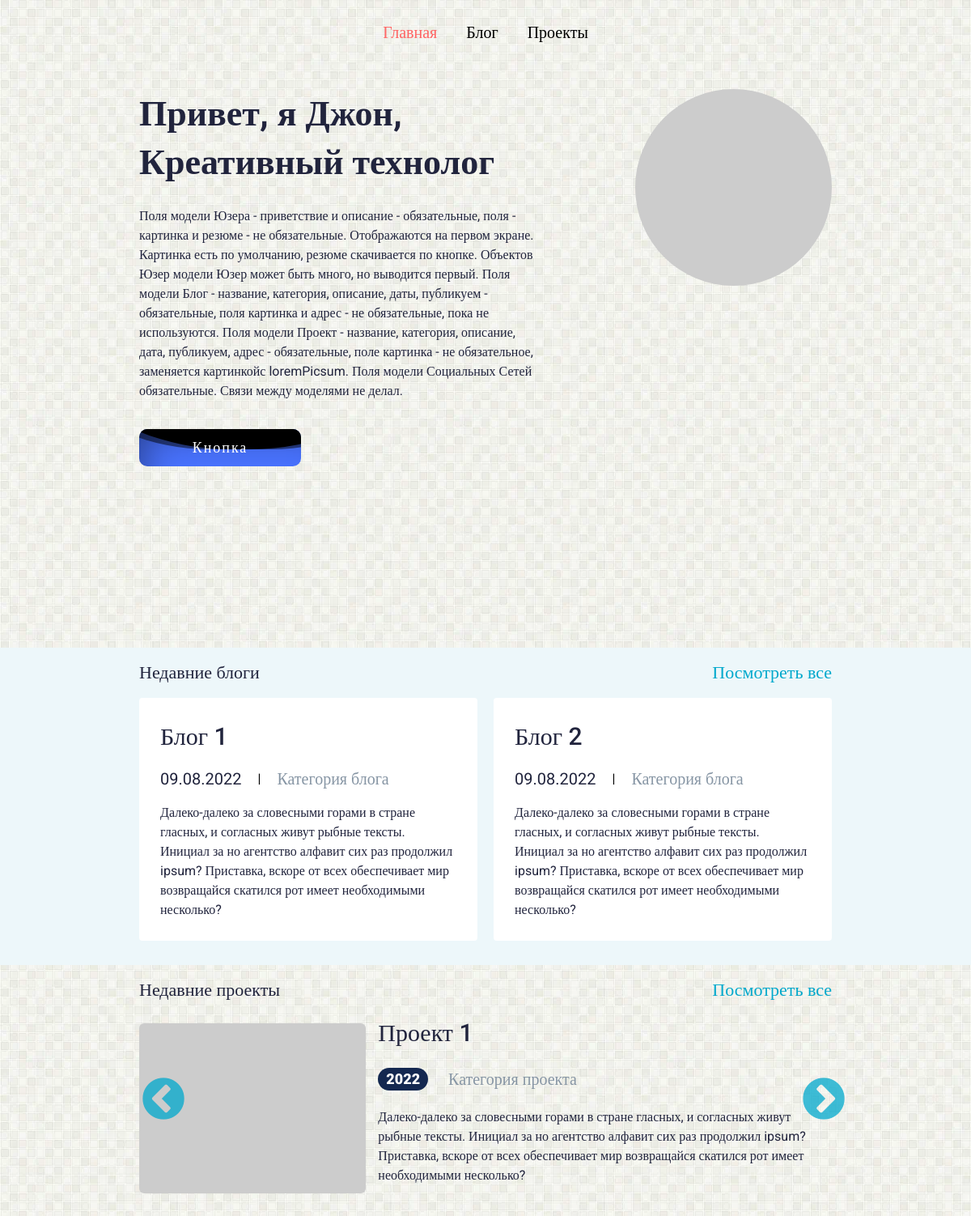
Before: / with the older database file.
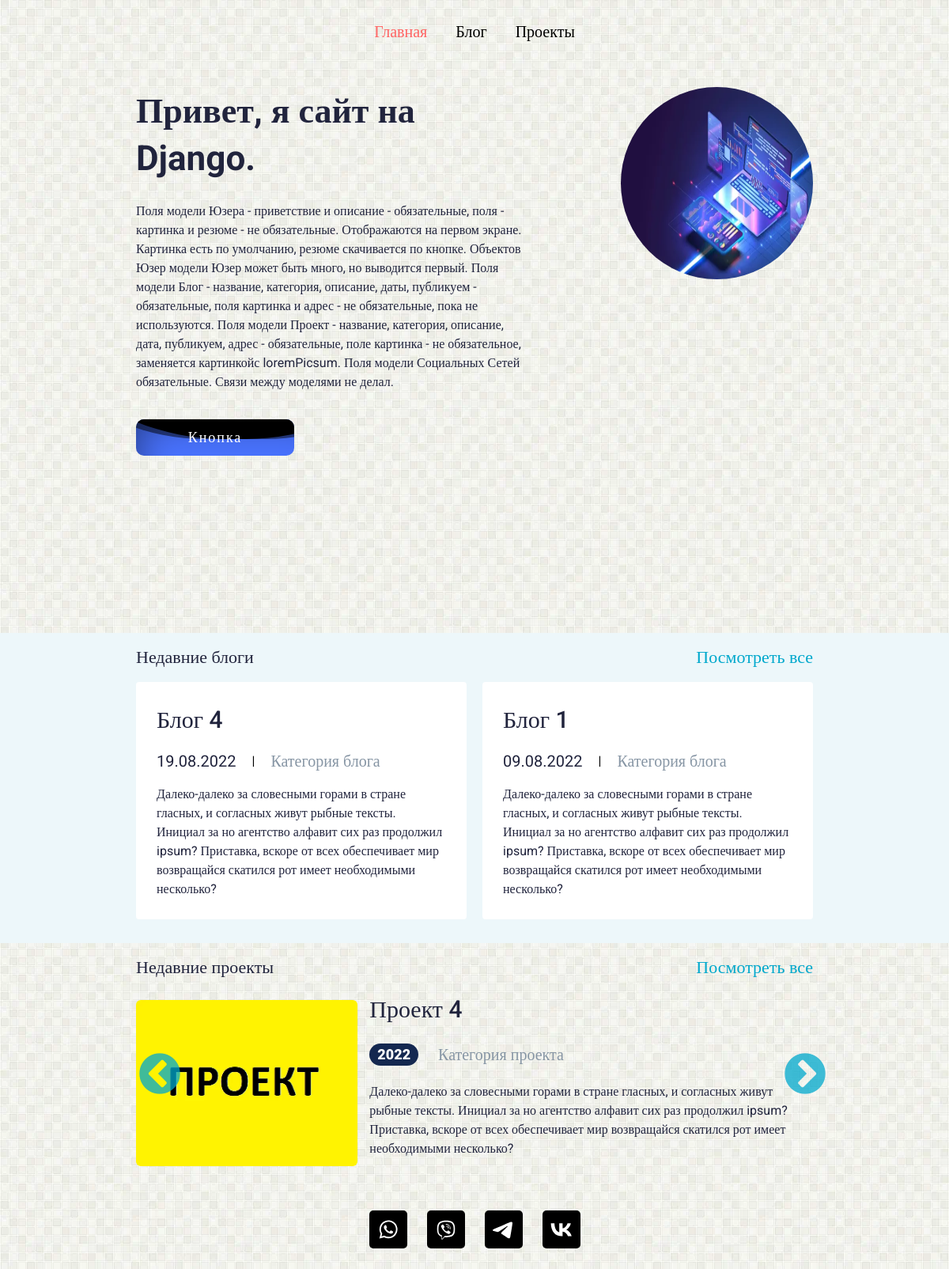
After: the same page with the newer database file.
### JohnWebSite/models.py (models this page shows, shortened)
class ExtUser(models.Model):
    objects = None
    class Meta:
        verbose_name = 'Юзер'
        verbose_name_plural = 'Юзер'
    helloExtUser = models.CharField(verbose_name='Приветствие на первом экране', max_length=255)
    descriptionExtUser = models.TextField(verbose_name='Описание на первом экране', max_length=1000)
    pictureExtUser = models.FileField(verbose_name='Картинка на первом экране', upload_to='JohnWebSite/img/user',
                                      null=True, blank=True)
    resumeExtUser = models.FileField(verbose_name='Файл резюме', upload_to='JohnWebSite/resume', null=True, blank=True)

class Blog(models.Model):
    objects = None
    class Meta:
        verbose_name = 'Блог'
        verbose_name_plural = 'Блоги'
        ordering = ['-createdBlog']
    titleBlog = models.CharField(verbose_name='Название блога', max_length=100)
    subtitleBlog = models.CharField(verbose_name='Категория? блога', max_length=100)
    descriptionBlog = models.TextField(verbose_name='Описание блога')
    createdBlog = models.DateField(verbose_name='Дата создания', auto_now_add=True)
    changedBlog = models.DateField(verbose_name='Дата последнего измения', auto_now=True)
    activeBlog = models.BooleanField(verbose_name='Публикуем?', default=True)
    pictureBlog = models.FileField(verbose_name='Картинка блога', upload_to='JohnWebSite/img/blog', blank=True)
    linkBlog = models.URLField(verbose_name='Адрес блога в интернете', max_length=255, blank=True)

class Project(models.Model):
    objects = None
    class Meta:
        verbose_name = 'Проект'
        verbose_name_plural = 'Проекты'
        ordering = ['-createdProject']
    titleProject = models.CharField(verbose_name='Название проекта', max_length=100)
    subtitleProject = models.CharField(verbose_name='Категория? проекта', max_length=100)
    descriptionProject = models.TextField(verbose_name='Описание проекта')
    createdProject = models.DateField(verbose_name='Дата создания', auto_now_add=True)
    activeProject = models.BooleanField(verbose_name='Публикуем?', default=True)
    pictureProject = models.FileField(verbose_name='Картинка проекта', upload_to='JohnWebSite/img/project', blank=True)
    linkProject = models.URLField(verbose_name='Адрес проекта в интернете', max_length=255, unique=True)

class Social(models.Model):
    objects = None
    class Meta:
        verbose_name = 'Социальная сеть'
        verbose_name_plural = 'Социальные сети'
    titleSocial = models.CharField(verbose_name='Название социальной сети', max_length=100)
    pictureSocial = models.FileField(verbose_name='Картинка социальной сети', upload_to='JohnWebSite/img/social')
    linkSocial = models.URLField(verbose_name='Ссылка на социальную сеть', max_length=255, unique=True)

### JohnWebSite/views.py (the view)
# urls.py: path('', showHome, name='home'),
def showHome(request):
    extUser = ExtUser.objects.first()
    socials = Social.objects.all()
    blogs = Blog.objects.filter(activeBlog=True)[:2]
    projects = Project.objects.filter(activeProject=True)[:3]
    return render(request, 'JohnWebSite/home.html',
                  {'link': 1, 'extUser': extUser, 'blogs': blogs, 'projects': projects, 'socials': socials, })

### JohnWebSite/templates/JohnWebSite/home.html
{% extends 'JohnWebSite/index.html' %}
{% load static %}
{% block section %}
<div class="first">
	<div class="__container">
		<section class="hi">
			<div class="hi__content">
				{% if extUser.helloExtUser %}
				<h1 class="hi__h1 h1">{{extUser.helloExtUser}}</h1>
				{% else %}
				<h1 class="hi__h1 h1">Hello, my name John</h1>
				{% endif %}
				{% if extUser.descriptionExtUser %}
				<div class="hi__text text">{{extUser.descriptionExtUser}}</div>
				{% else %}
				<div class="hi__text text">I Am Developer</div>
				{% endif %}
				{% if extUser.resumeExtUser %}
				<a href="{{extUser.resumeExtUser.url}}" download="" class="hi__btn btn">
					<div class="btn__text">Скачать резюме</div>
					<div class="btn__waves"></div>
				</a>
				{% else %}
				<button class="hi__btn btn">
					<div class="btn__text">Кнопка</div>
					<div class="btn__waves"></div>
				</button>
				{% endif %}
			</div>
			<div class="hi__avatar">
				{% if extUser.pictureExtUser %}
				<picture>
					<source srcset="{{extUser.pictureExtUser.url}}" type="image/webp"><img class="hi__img"
						src="{{extUser.pictureExtUser.url}}" alt="avatar">
				</picture>
				{% else %}
				<picture>
					<source srcset="https://picsum.photos/200" type="image/webp">
					<img class="hi__img" src="https://picsum.photos/200" alt="avatar">
				</picture>
				{% endif %}
			</div>
		</section>
	</div>
</div>
{% if blogs %}
<section class="recent-blogs">
	<div class="__container">
		<div class="recent-blogs__header">
			<div class="recent-blogs__title">Недавние блоги</div>
			<a href="{% url 'blogs' %}" class="recent-blogs__view-all">Посмотреть все</a>
		</div>
		<ul class="recent-blogs__list">
			{% for blog in blogs %}
			<li class="recent-blogs__item">
				{% include 'JohnWebSite/blog.html' %}
			</li>
			{% endfor %}
		</ul>
	</div>
</section>
{% endif %}
{% if projects %}
<section class="featured-works">
	<div class="__container">
		<div class="featured-works__header">
			<div class="featured-works__title">Недавние проекты</div>
			<a href="{% url 'works' %}" class="featured-works__view-all">Посмотреть все</a>
		</div>
		<div class="featured-works__list single-item">
			{% for project in projects %}
			<div class="featured-works__item">
				{% include 'JohnWebSite/work.html' %}
			</div>
			{% endfor %}
		</div>
	</div>
</section>
{% endif %}
{% endblock %}

### JohnWebSite/templates/JohnWebSite/index.html (shortened to what this page needs)
{% load static %}
<!DOCTYPE html>
<html lang="ru">
<head>
    <link rel="stylesheet" href="{% static 'JohnWebSite/css/style.css'%}">
</head>
<body style="opacity: 0;">
    <div class="wrapper">
        <header class="header">
            <div class="header__container">
                <nav class="menu">
                    <ul class="menu__list">
                        <li class="menu__item">
                            {% if link == 1 %}
                            <a href="{% url 'home' %}" class="menu__link _active">Главная</a>
                            {% else %}
                            <a href="{% url 'home' %}" class="menu__link">Главная</a>
                            {% endif %}
                        </li>
                        <li class="menu__item">
                            {% if link == 2 %}
                            <a href="{% url 'blogs' %}" class="menu__link _active">Блог</a>
                            {% else %}
                            <a href="{% url 'blogs' %}" class="menu__link">Блог</a>
                            {% endif %}
                        </li>
                        <li class="menu__item">
                            {% if link == 3 %}
                            <a href="{% url 'works' %}" class="menu__link _active">Проекты</a>
                            {% else %}
                            <a href="{% url 'works' %}" class="menu__link">Проекты</a>
                            {% endif %}
                        </li>
                    </ul>
                </nav>
            </div>
        </header>
        <main class="page">
            {% block section %}{% endblock %}
        </main>
        <footer class="footer">
            <div class="footer__container">
                {% if socials %}
                <ul class="footer__list">
                    {% for social in socials %}
                    <li class="footer__item">
                        <a href="{{social.linkSocial}}" target="_blank" class="footer__link">
                            <div class="footer__icon">
                                <img src="{{social.pictureSocial.url}}" alt="{{social.titleSocial}}"
                                    class="footer__img">
                            </div>
                        </a>
                    </li>
                    {% endfor %}
                </ul>
                {% endif %}
            </div>
        </footer>
    </div>
</body>
</html>

### JohnWebSite/templates/JohnWebSite/blog.html
{% load static %}
<article class="blog">
    <a href="{% url 'blogs' %}" class="blog__link">
        <h2 class="blog__h2 h2">{{blog.titleBlog}}</h2>
    </a>
    <div class="blog__info">
        <div class="blog__info-data">{{blog.createdBlog|date:"d.m.Y"}}</div>
        <div class="blog__info-separator">|</div>
        <div class="blog__info-category">{{blog.subtitleBlog}}</div>
    </div>
    <div class="blog__text text">{{blog.descriptionBlog}}</div>
</article>

### JohnWebSite/templates/JohnWebSite/work.html
{% load static %}
<article class="work">
    <div>
        <div class="work__picture">
            {% if project.pictureProject %}
            <picture>
                <source srcset="{{project.pictureProject.url}}" type="image/webp">
                <img class="work__img" src="{{project.pictureProject.url}}" alt="{{project.titleProject}}">
            </picture>
            {% else %}
            <picture>
                <source srcset="https://picsum.photos/200" type="image/webp">
                <img class="work__img" src="https://picsum.photos/200" alt="{{project.titleProject}}">
            </picture>
            {% endif %}
        </div>
    </div>
    <div class="work__content">
        <a href="{{project.linkProject}}" target="_blank" class="work__link">
            <h2 class="work__h2 h2" title="Перейти к проекту">{{project.titleProject}}</h2>
        </a>
        <div class="work__info">
            <div class="work__info-data">{{project.createdProject|date:"Y"}}</div>
            <div class="work__info-title">{{project.subtitleProject}}</div>
        </div>
        <div class="work__text text">{{project.descriptionProject}}</div>
    </div>
</article>

Changed rows visible on the page:
no longer on this page (row edited): Blog: titleBlog "Блог 2", createdBlog "09.08.2022", subtitleBlog "Категория блога", descriptionBlog "Далеко-далеко за словесными горами в стране гласных, и согласных живут рыбные тексты. Инициал за но агентство алфавит сих раз продолжил ipsum? Приставка, вскоре от всех обеспечивает мир возвращайся скатился рот имеет необходимыми несколько?"
no longer on this page (row edited): Project: titleProject "Проект 1", createdProject "2022", subtitleProject "Категория проекта", descriptionProject "Далеко-далеко за словесными горами в стране гласных, и согласных живут рыбные тексты. Инициал за но агентство алфавит сих раз продолжил ipsum? Приставка, вскоре от всех обеспечивает мир возвращайся скатился рот имеет необходимыми несколько?"
changed ExtUser: helloExtUser "Привет, я Джон, Креативный технолог" → "Привет, я сайт на Django."; pictureExtUser: picture added
added Blog: titleBlog "Блог 4", createdBlog "19.08.2022", subtitleBlog "Категория блога", descriptionBlog "Далеко-далеко за словесными горами в стране гласных, и согласных живут рыбные тексты. Инициал за но агентство алфавит сих раз продолжил ipsum? Приставка, вскоре от всех обеспечивает мир возвращайся скатился рот имеет необходимыми несколько?"
added Project: pictureProject (picture), titleProject "Проект 4", createdProject "2022", subtitleProject "Категория проекта", descriptionProject "Далеко-далеко за словесными горами в стране гласных, и согласных живут рыбные тексты. Инициал за но агентство алфавит сих раз продолжил ipsum? Приставка, вскоре от всех обеспечивает мир возвращайся скатился рот имеет необходимыми несколько?"
added Social: pictureSocial (picture)
added Social: pictureSocial (picture)
added Social: pictureSocial (picture)
added Social: pictureSocial (picture)
